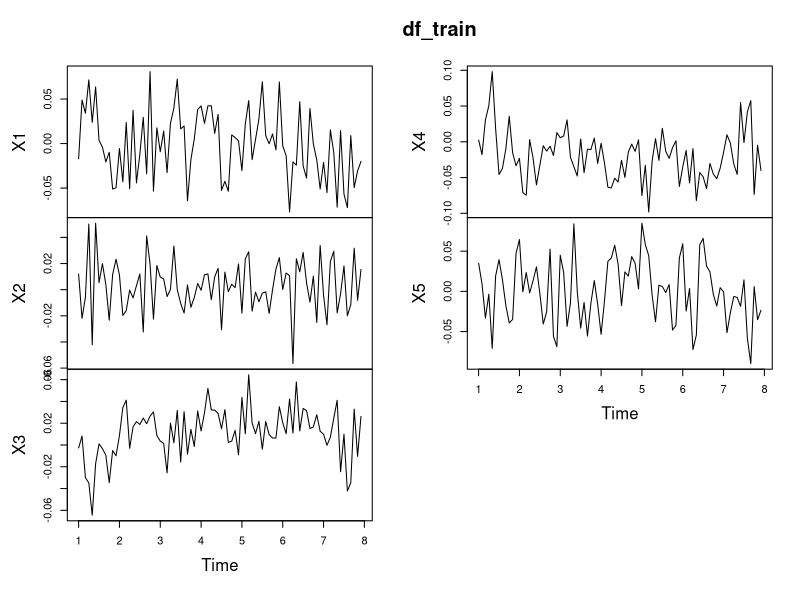
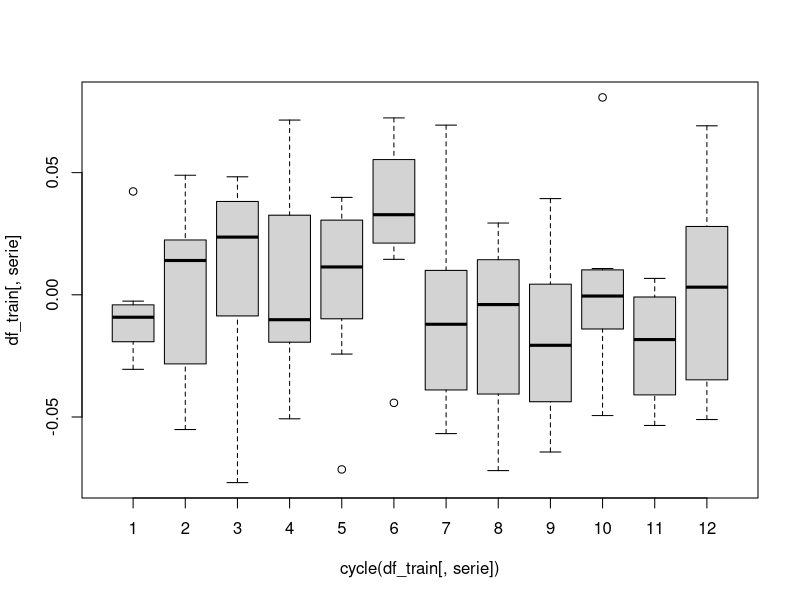
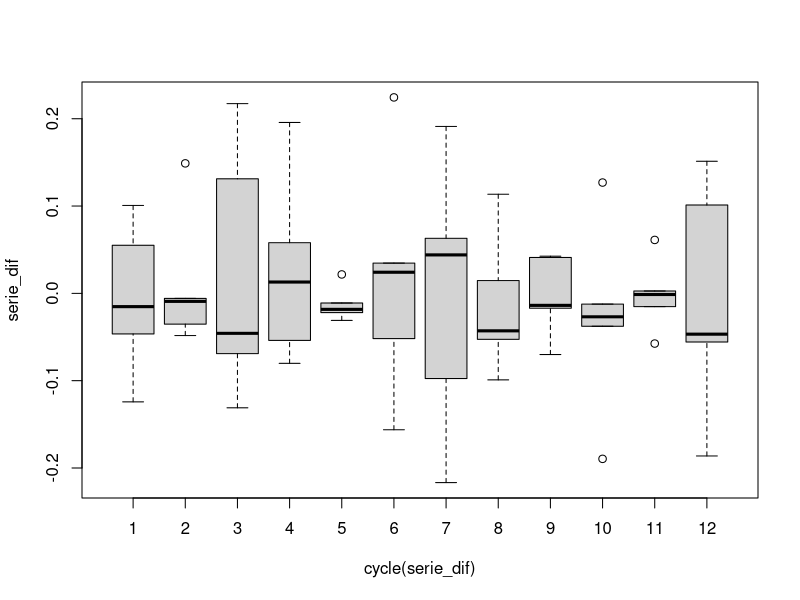
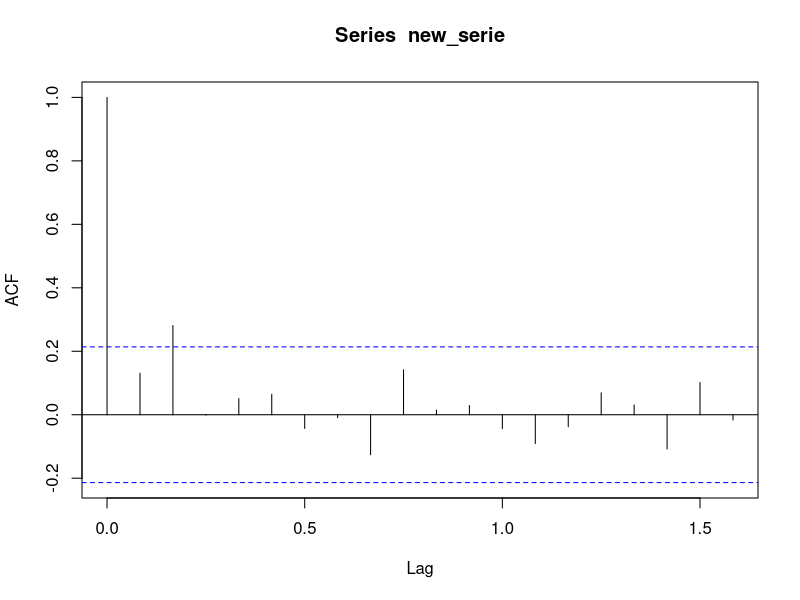
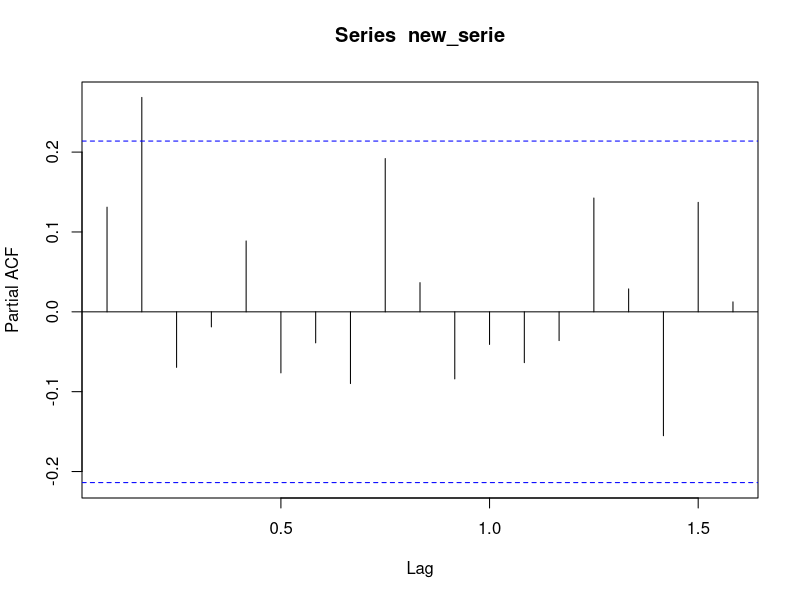
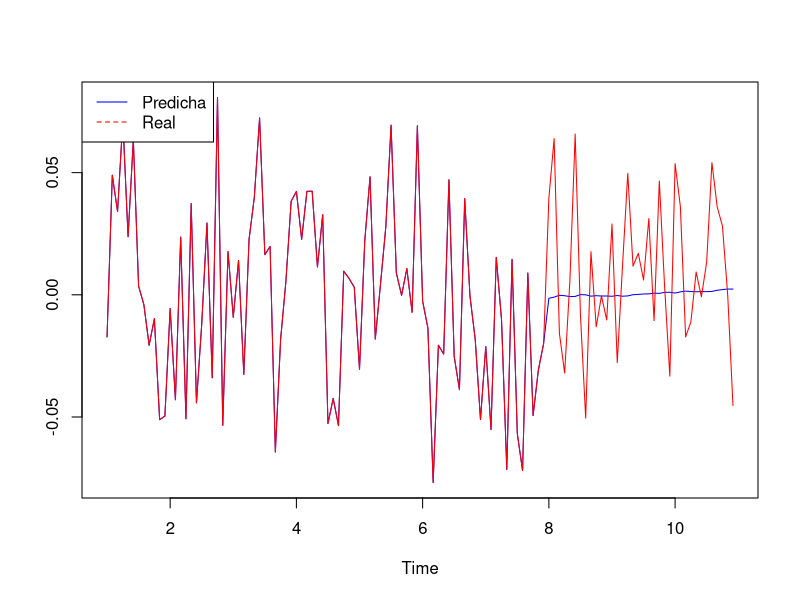
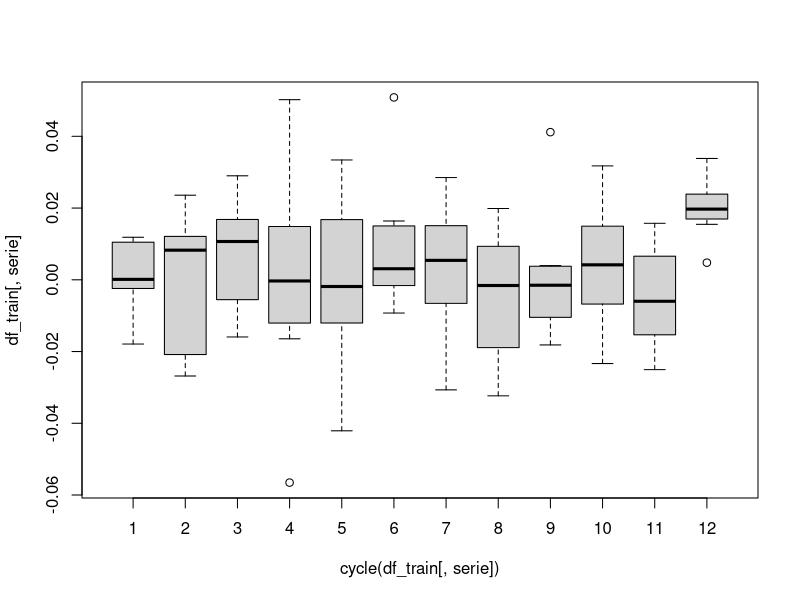
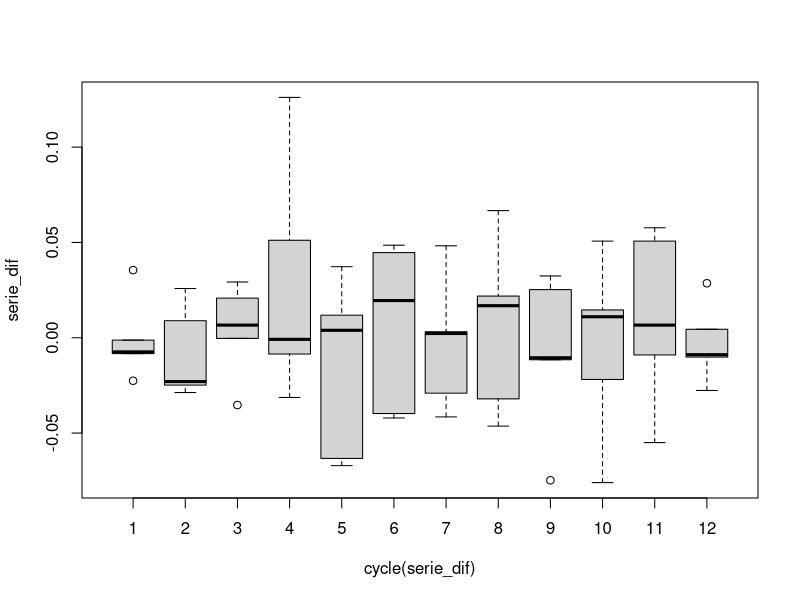

Here is the R script that generated these plots, in order:
## ---- chunk 1
knitr::opts_chunk$set(echo = TRUE)
## ---- chunk 2
library(readr)
library(forecast)

df_train <- read_csv("data/stock_returns_train.csv")
## ---- chunk 3
df_ts <- ts(df_train, frequency=12)

df_train <- ts(df_ts[1:(7*12),], frequency=12)
df_test <- ts(df_ts[(7*12+1):length(df_ts[,1]),], frequency=12)
## ---- chunk 4
plot(df_train)
## ---- chunk 5
serie <- 1

# Observamos la estacionalidad

boxplot(df_train[,serie] ~ cycle(df_train[,serie]))

# Diferenciamos la serie hasta que sea estacionalidad

serie_dif <- diff(df_train[,serie],12)

serie_dif <- diff(serie_dif,12)

boxplot(serie_dif ~ cycle(serie_dif))
        
# Nos quedamos con la serie estacionaria

new_serie <- df_train[,serie]

# Determinamos el valor q con la acf

acf(new_serie)

# Determinamos el valor p con la pacf

pacf(new_serie)
## ---- chunk 6
summary(auto.arima(df_train[,serie]))
## ---- chunk 7
x_n <- ts(df_train[,serie],frequency=12)
p_n <- ts(df_train[,serie],frequency=12)
h <- 36
j <- 1

for (i in 1:h){
  
  upd <- Arima(x_n,order = c(0, 0, 0), 
              seasonal = c(0, 0, 0))
  
  pred <- forecast(upd, h = 1)$mean
    
  x_n <- ts(c(x_n, df_test[j,serie]),frequency=12)
  p_n <- ts(c(p_n, pred),frequency=12)
  
  j <- j + 1
}

ts.plot(p_n,df_ts[,serie],col = c("blue", "red"))
legend("topleft", legend = c("Predicha", "Real"), col = c("blue", "red"), lty = c(1, 2))
## ---- chunk 8
serie <- 2

# Observamos la estacionalidad

boxplot(df_train[,serie] ~ cycle(df_train[,serie]))

# Diferenciamos la serie hasta que sea estacionalidad

serie_dif <- diff(df_train[,serie],12)

serie_dif <- diff(serie_dif,12)

boxplot(serie_dif ~ cycle(serie_dif))
        
# Nos quedamos con la serie estacionaria

new_serie <- df_train[,serie]

# Determinamos el valor q con la acf

acf(new_serie)

# Determinamos el valor p con la pacf

pacf(new_serie)
## ---- chunk 9
summary(auto.arima(df_train[,serie]))
## ---- chunk 10
x_n <- ts(df_train[,serie],frequency=12)
p_n <- ts(df_train[,serie],frequency=12)
h <- 36
j <- 1

for (i in 1:h){
  
  upd <- Arima(x_n,order = c(1, 0, 2), 
              seasonal = c(0, 0, 0))
  
  pred <- forecast(upd, h = 1)$mean
    
  x_n <- ts(c(x_n, df_test[j,serie]),frequency=12)
  p_n <- ts(c(p_n, pred),frequency=12)
  
  j <- j + 1
}

ts.plot(p_n,df_ts[,serie],col = c("blue", "red"))
legend("topleft", legend = c("Predicha", "Real"), col = c("blue", "red"), lty = c(1, 2))
## ---- chunk 11
serie <- 3

# Observamos la estacionalidad

boxplot(df_train[,serie] ~ cycle(df_train[,serie]))

# Diferenciamos la serie hasta que sea estacionalidad

serie_dif <- diff(df_train[,serie],12)

serie_dif <- diff(serie_dif,12)

boxplot(serie_dif ~ cycle(serie_dif))
        
# Nos quedamos con la serie estacionaria

new_serie <- df_train[,serie]

# Determinamos el valor q con la acf

acf(new_serie)

# Determinamos el valor p con la pacf

pacf(new_serie)
## ---- chunk 12
summary(auto.arima(df_train[,serie]))
## ---- chunk 13
x_n <- ts(df_train[,serie],frequency=12)
p_n <- ts(df_train[,serie],frequency=12)
h <- 36
j <- 1

for (i in 1:h){
  
  upd <- Arima(x_n,order = c(0, 1, 1), 
              seasonal = c(0, 0, 0))
  
  pred <- forecast(upd, h = 1)$mean
    
  x_n <- ts(c(x_n, df_test[j,serie]),frequency=12)
  p_n <- ts(c(p_n, pred),frequency=12)
  
  j <- j + 1
}

ts.plot(p_n,df_ts[,serie],col = c("blue", "red"))
legend("topleft", legend = c("Predicha", "Real"), col = c("blue", "red"), lty = c(1, 2))
## ---- chunk 14
serie <- 4

# Observamos la estacionalidad

boxplot(df_train[,serie] ~ cycle(df_train[,serie]))

# Diferenciamos la serie hasta que sea estacionalidad

serie_dif <- diff(df_train[,serie],12)

serie_dif <- diff(serie_dif,12)

boxplot(serie_dif ~ cycle(serie_dif))
        
# Nos quedamos con la serie estacionaria

new_serie <- df_train[,serie]

# Determinamos el valor q con la acf

acf(new_serie)

# Determinamos el valor p con la pacf

pacf(new_serie)
## ---- chunk 15
summary(auto.arima(df_train[,serie]))
## ---- chunk 16
x_n <- ts(df_train[,serie],frequency=12)
p_n <- ts(df_train[,serie],frequency=12)
h <- 36
j <- 1

for (i in 1:h){
  
  upd <- Arima(x_n,order = c(1, 0, 0), 
              seasonal = c(0, 0, 0))
  
  pred <- forecast(upd, h = 1)$mean
    
  x_n <- ts(c(x_n, df_test[j,serie]),frequency=12)
  p_n <- ts(c(p_n, pred),frequency=12)
  
  j <- j + 1
}

ts.plot(p_n,df_ts[,serie],col = c("blue", "red"))
legend("topleft", legend = c("Predicha", "Real"), col = c("blue", "red"), lty = c(1, 2))
## ---- chunk 17
serie <- 5

# Observamos la estacionalidad

boxplot(df_train[,serie] ~ cycle(df_train[,serie]))

# Diferenciamos la serie hasta que sea estacionalidad

serie_dif <- diff(df_train[,serie],12)

serie_dif <- diff(serie_dif,12)

boxplot(serie_dif ~ cycle(serie_dif))
        
# Nos quedamos con la serie estacionaria

new_serie <- df_train[,serie]

# Determinamos el valor q con la acf

acf(new_serie)

# Determinamos el valor p con la pacf

pacf(new_serie)
## ---- chunk 18
summary(auto.arima(df_train[,serie]))
## ---- chunk 19
x_n <- ts(df_train[,serie],frequency=12)
p_n <- ts(df_train[,serie],frequency=12)
h <- 36
j <- 1

for (i in 1:h){
  
  upd <- Arima(x_n,order = c(0, 0, 2), 
              seasonal = c(0, 0, 0))
  
  pred <- forecast(upd, h = 1)$mean
    
  x_n <- ts(c(x_n, df_test[j,serie]),frequency=12)
  p_n <- ts(c(p_n, pred),frequency=12)
  
  j <- j + 1
}

ts.plot(p_n,df_ts[,serie],col = c("blue", "red"))
legend("topleft", legend = c("Predicha", "Real"), col = c("blue", "red"), lty = c(1, 2))
